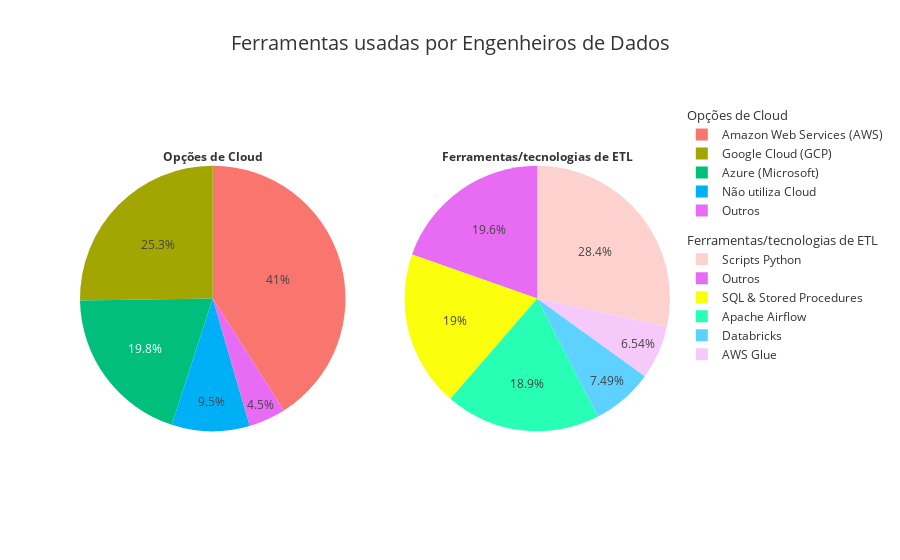

Notebook source saved alongside this figure:
### Code cell
# Plote de 2 gráficos de pizza para ferramentas usadas por Engenheiros de Dados
titulo_pizza_eng_1 = 'Ferramentas usadas por Engenheiros de Dados'
subtitulos_pizza_eng_1 = ['Opções de Cloud', 'Ferramentas/tecnologias de ETL']
plotar_pizzas(dfs = df_perguntas_eng[:2], titulo_principal=titulo_pizza_eng_1, titulos=subtitulos_pizza_eng_1)

### Figure 1 — Plotly figure (JSON) as saved in the notebook; plotly's stock layout.template omitted (floating-point values rounded to 4 significant figures)
{"data": [{"domain": {"x": [0, 0.45], "y": [0, 1]}, "labels": ["Amazon Web Services (AWS)", "Google Cloud (GCP)", "Azure (Microsoft)", "Não utiliza Cloud", "Outros"], "legendgroup": "Grupo 0", "legendgrouptitle": {"text": "Opções de Cloud"}, "name": "Opções de Cloud", "showlegend": true, "title": {"position": "top center", "text": "<b>Opções de Cloud</b>"}, "type": "pie", "values": [164, 101, 79, 38, 18]}, {"domain": {"x": [0.55, 1], "y": [0, 1]}, "labels": ["Scripts Python", "Outros", "SQL & Stored Procedures", "Apache Airflow", "Databricks", "AWS Glue"], "legendgroup": "Grupo 1", "legendgrouptitle": {"text": "Ferramentas/tecnologias de ETL"}, "name": "Ferramentas/tecnologias de ETL", "showlegend": true, "title": {"position": "top center", "text": "<b>Ferramentas/tecnologias de ETL</b>"}, "type": "pie", "values": [239, 165, 160, 159, 63, 55]}], "layout": {"title": {"font": {"size": 20}, "text": "Ferramentas usadas por Engenheiros de Dados", "x": 0.5}}}
